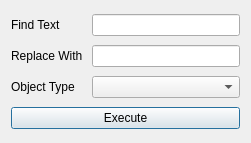
<?xml version="1.0" encoding="UTF-8"?>
<ui version="4.0">
 <class>BatchReplaceTool</class>
 <widget class="QDialog" name="BatchReplaceTool">
  <property name="geometry">
   <rect>
    <x>0</x>
    <y>0</y>
    <width>251</width>
    <height>143</height>
   </rect>
  </property>
  <property name="windowTitle">
   <string>BatchReplaceTool</string>
  </property>
  <layout class="QVBoxLayout" name="verticalLayout">
   <item>
    <layout class="QHBoxLayout" name="horizontalLayout">
     <item>
      <widget class="QLabel" name="lblFindText">
       <property name="minimumSize">
        <size>
         <width>75</width>
         <height>0</height>
        </size>
       </property>
       <property name="text">
        <string>Find Text</string>
       </property>
      </widget>
     </item>
     <item>
      <widget class="QLineEdit" name="iptFindName"/>
     </item>
    </layout>
   </item>
   <item>
    <layout class="QHBoxLayout" name="horizontalLayout_2">
     <item>
      <widget class="QLabel" name="lblReplaceText">
       <property name="minimumSize">
        <size>
         <width>75</width>
         <height>0</height>
        </size>
       </property>
       <property name="text">
        <string>Replace With</string>
       </property>
      </widget>
     </item>
     <item>
      <widget class="QLineEdit" name="iptReplaceName"/>
     </item>
    </layout>
   </item>
   <item>
    <layout class="QHBoxLayout" name="horizontalLayout_3">
     <item>
      <widget class="QLabel" name="lblObjectType">
       <property name="minimumSize">
        <size>
         <width>75</width>
         <height>0</height>
        </size>
       </property>
       <property name="text">
        <string>Object Type</string>
       </property>
      </widget>
     </item>
     <item>
      <widget class="QComboBox" name="cbxObjectType">
       <property name="sizePolicy">
        <sizepolicy hsizetype="Expanding" vsizetype="Fixed">
         <horstretch>0</horstretch>
         <verstretch>0</verstretch>
        </sizepolicy>
       </property>
      </widget>
     </item>
    </layout>
   </item>
   <item>
    <widget class="QPushButton" name="btnDoReplace">
     <property name="text">
      <string>Execute</string>
     </property>
    </widget>
   </item>
  </layout>
 </widget>
 <resources/>
 <connections/>
</ui>
